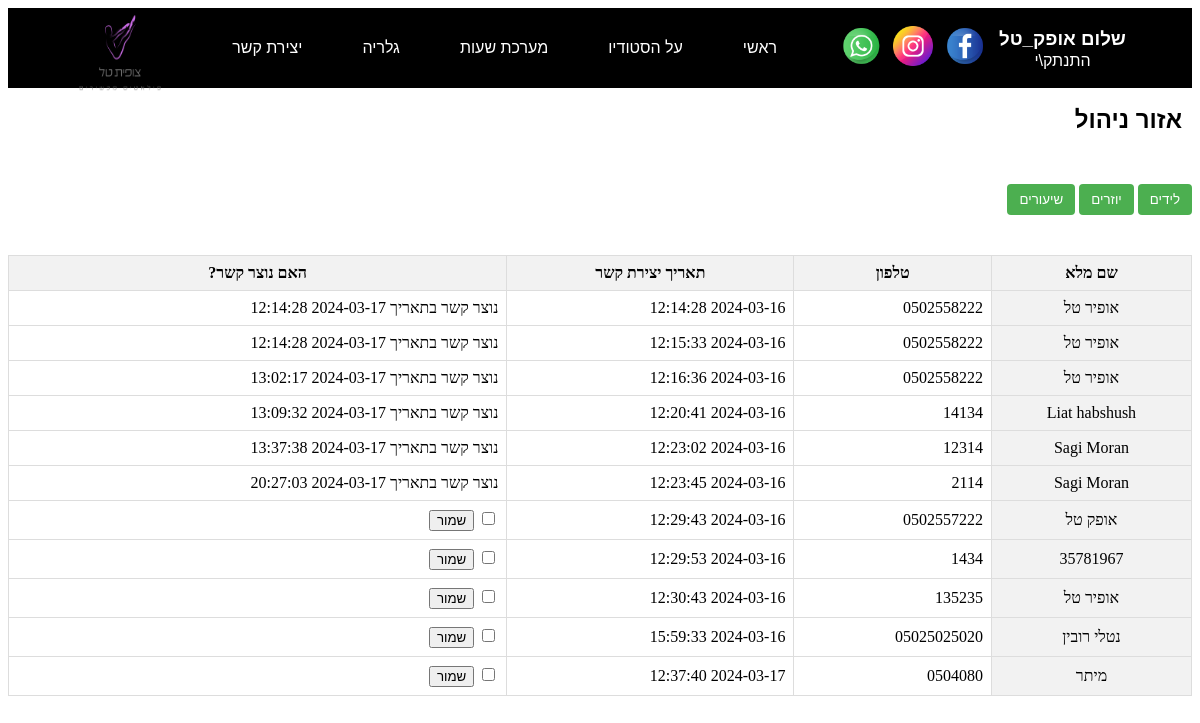
/admin (signed in), run on the app's committed database.
### tables this page shows
CREATE TABLE "users" (
	"id"	INTEGER,
	"username"	TEXT,
	"password"	TEXT,
	"permission"	TEXT,
	PRIMARY KEY("id")
);

CREATE TABLE "leads" (
	"id"	INTEGER,
	"name"	TEXT,
	"phone"	TEXT,
	"Date"	TEXT,
	"contact"	TEXT,
	"contact_date"	TEXT,
	PRIMARY KEY("id")
);

### app.py (the view, shortened to what this page needs)
@app.route('/admin', methods = ['GET','POST'])
def admin():
    user_type = session["user_type"]
    username = session['username']
    leads =query(sql=f"SELECT * FROM leads")
    users= query(sql=f"SELECT * FROM users")
    classes = query(sql=f"SELECT * FROM classes")
    if request.method == 'GET':
        return render_template('admin.html',user_type = user_type, username=username,leads=leads,users=users,classes=classes)

### app.py (called while the page is built)
def query(sql:str="", db_name="pilates.db"):
    with sqlite3.connect(db_name) as conn:
        cur = conn.cursor()
        rows = cur.execute(sql)
        return list(rows)

### templates/admin.html (shortened to what this page needs)
<!DOCTYPE html>
<html lang="he">
<head>
    <link rel="stylesheet" href="/static/style.css">
</head>
<body>
    <div class="columnContainer">
        <div class="navbar">
            <div class="rightlinks">
                {% if user_type == "guest" %}
                <a href="/login_page">כניסה\הרשמה</a>
                {% elif user_type == "user" or user_type == "admin" %}
                <div style="display:flex; flex-direction:column;align-items:center;gap:0px;">
                <h3 style="margin:2px;">שלום {{username}}</h3>
                <a href="/logout">התנתק\י</a>
                </div>
                {% endif %}
                <a href="https://www.facebook.com/pilatestsofit?locale=he_IL"><img class="linkimg" src="/static/images/facebook.png" ></a>
                <a href="https://www.instagram.com/tsofit_tal__pilates/"><img class="linkimg" src="/static/images/instagram.png" ></a>
                <a href="whatsapp://send?phone=+972502558222"><img class="linkimg" src="/static/images/whatsapp.png"></a>
            </div>
            <div class="middlelinks">
                <a href="/">ראשי</a>
                <a href="#על-הסטודיו">על הסטודיו</a>
                <a href="#מערכת-שעות">מערכת שעות</a>
                <a href="#גלריה">גלריה</a>
                <a href="#יצירת-קשר">יצירת קשר</a>
            </div>
            <div class="logo">
                <a href=""><img class="logo" src="/static/images/logo.png" ></a>
            </div>
        </div>
        <div id ="adminContent" class="adminContent">
            <h2 style="color:black;">אזור ניהול</h2>
            <div class="">
                <button id="leadsButton" onclick="adminSection(event)">לידים</button>
                <button id="usersButton" onclick="adminSection(event)">יוזרים</button>
                <button id="classesButton" onclick="adminSection(event)">שיעורים</button>
            </div>
            <div id="leadsSection" class="leadSection">
                <table>
                    <thead>
                        <tr>
                            <th>שם מלא</th>
                            <th>טלפון</th>
                            <th>תאריך יצירת קשר</th>
                            <th>האם נוצר קשר?</th>
                        </tr>
                    </thead>
                    <tbody>
                        {% for lead in leads %}
                        <tr>
                            <td>{{ lead[1] }}</td>
                            <td>{{ lead[2] }}</td>
                            <td>{{ lead[3] }}</td>
                            {%if lead[4] == "yes" %}
                                <td>נוצר קשר בתאריך {{lead[5]}}</td>
                            {%elif lead[4] == "no" %}
                            <td>
                            <form action="/admin" method="POST">
                                <input type="checkbox" name="action" value="contact">
                                <input type="submit" value="שמור">
                            </form>
                        </td>
                            {%endif%}
                        </tr>
                        {% endfor %}
                    </tbody>
                </table>
            </div>
        </div>
    </div>
</body>
</html>

### static/style.css (style rules this page uses)
body { direction: rtl; }
html { scroll-behavior: smooth; }
.columnContainer { display: flex; flex-direction: column; gap: 1vh; }
.navbar { display: flex; flex-direction: row; background-color: black; position: sticky; justify-content: space-evenly; align-items: center; height: 10vh; top: 0; z-index: 999; }
a { color: white; font-family: 'Lucida Sans', 'Lucida Sans Regular', 'Lucida Grande', 'Lucida Sans Unicode', Geneva, Verdana, sans-serif; text-decoration: none; }
.logo { width:8vw; height:15vh; margin-top: 1vh; }
.middlelinks { display: flex; gap:5vw; color:white; }
.rightlinks { display: flex; gap:1vw; align-items: center; }
h1,h2,h3 { color: white; font-family: 'Lucida Sans', 'Lucida Sans Regular', 'Lucida Grande', 'Lucida Sans Unicode', Geneva, Verdana, sans-serif; margin: 10px; }
table { width: 100%; border-collapse: collapse; }
th { background-color: #f2f2f2; border: 1px solid #dddddd; padding: 8px; text-align: center; }
td { border: 1px solid #dddddd; padding: 8px; }
th:first-child, td:first-child { background-color: #f2f2f2; text-align: center; }
button { background-color: #4CAF50; border: none; color: white; padding: 8px 12px; text-align: center; text-decoration: none; display: inline-block; cursor: pointer; border-radius: 4px; }
.adminContent, .usersSection , .classesSection { display: flex; flex-direction: column; gap:5vh; }

### data on the page
users: username "אופק_טל"
leads: name "אופיר טל", phone "0502558222", Date "2024-03-16 12:14:28", contact_date "2024-03-17 12:14:28"
leads: name "אופיר טל", phone "0502558222", Date "2024-03-16 12:15:33", contact_date "2024-03-17 12:14:28"
leads: name "אופיר טל", phone "0502558222", Date "2024-03-16 12:16:36", contact_date "2024-03-17 13:02:17"
leads: name "Liat habshush", phone "14134", Date "2024-03-16 12:20:41", contact_date "2024-03-17 13:09:32"
leads: name "Sagi Moran", phone "12314", Date "2024-03-16 12:23:02", contact_date "2024-03-17 13:37:38"
leads: name "Sagi Moran", phone "2114", Date "2024-03-16 12:23:45", contact_date "2024-03-17 20:27:03"
leads: name "אופק טל", phone "0502557222", Date "2024-03-16 12:29:43"
leads: name "35781967", phone "1434", Date "2024-03-16 12:29:53"
leads: name "אופיר טל", phone "135235", Date "2024-03-16 12:30:43"
leads: name "נטלי רובין", phone "05025025020", Date "2024-03-16 15:59:33"
leads: name "מיתר", phone "0504080", Date "2024-03-17 12:37:40"
